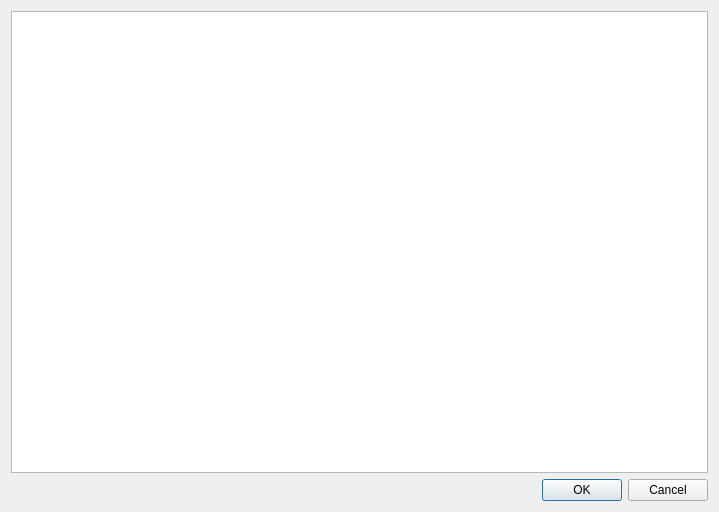
<?xml version="1.0" encoding="UTF-8"?>
<ui version="4.0">
 <class>Dialog</class>
 <widget class="QDialog" name="Dialog">
  <property name="geometry">
   <rect>
    <x>0</x>
    <y>0</y>
    <width>719</width>
    <height>512</height>
   </rect>
  </property>
  <property name="windowTitle">
   <string>Properties</string>
  </property>
  <layout class="QVBoxLayout" name="verticalLayout">
   <item>
    <widget class="QTableWidget" name="tableWidget"/>
   </item>
   <item>
    <widget class="QDialogButtonBox" name="buttonBox">
     <property name="orientation">
      <enum>Qt::Horizontal</enum>
     </property>
     <property name="standardButtons">
      <set>QDialogButtonBox::Cancel|QDialogButtonBox::Ok</set>
     </property>
     <property name="centerButtons">
      <bool>false</bool>
     </property>
    </widget>
   </item>
  </layout>
 </widget>
 <resources/>
 <connections>
  <connection>
   <sender>buttonBox</sender>
   <signal>rejected()</signal>
   <receiver>Dialog</receiver>
   <slot>reject()</slot>
   <hints>
    <hint type="sourcelabel">
     <x>316</x>
     <y>260</y>
    </hint>
    <hint type="destinationlabel">
     <x>286</x>
     <y>274</y>
    </hint>
   </hints>
  </connection>
  <connection>
   <sender>buttonBox</sender>
   <signal>accepted()</signal>
   <receiver>Dialog</receiver>
   <slot>accept()</slot>
   <hints>
    <hint type="sourcelabel">
     <x>248</x>
     <y>254</y>
    </hint>
    <hint type="destinationlabel">
     <x>157</x>
     <y>274</y>
    </hint>
   </hints>
  </connection>
 </connections>
</ui>
